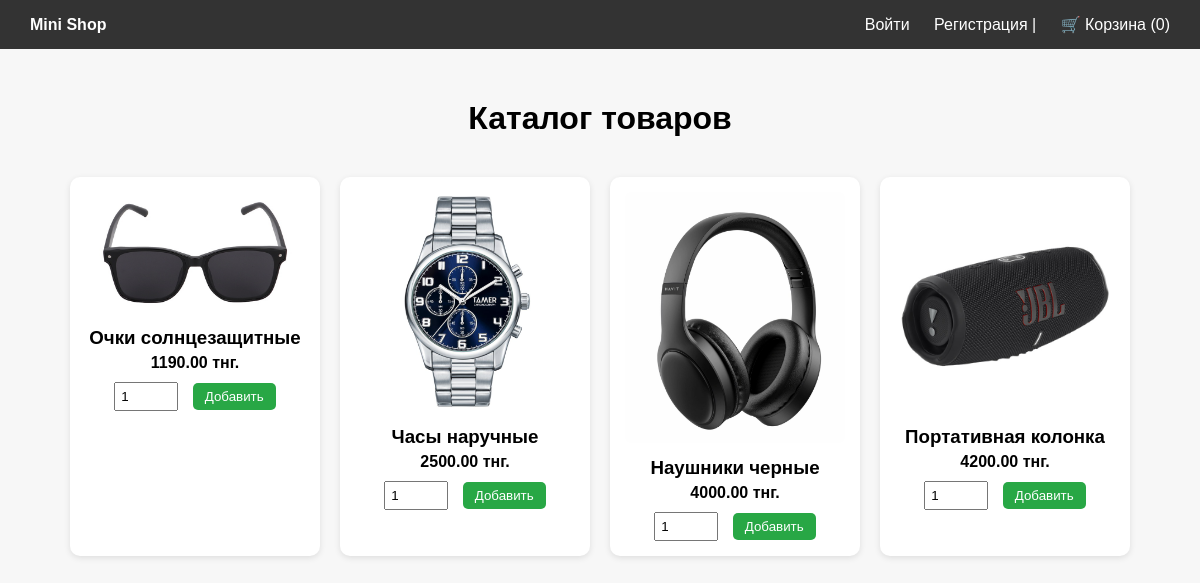
The page / on the database its author committed.
### shop/models.py (models this page shows, shortened)
class Product(models.Model):
    name = models.CharField(max_length=100)
    price = models.DecimalField(max_digits=10, decimal_places=2)
    description = models.TextField()
    image = models.ImageField(upload_to='products/')

### shop/views.py (the view)
# urls.py: path('', views.home, name='home'),
def home(request):
    products = Product.objects.all()  # Берем все товары из базы
    return render(request, 'shop/home.html', {'products': products})

### shop/templates/shop/home.html (shortened to what this page needs)
<!DOCTYPE html>
<html lang="ru">
<head>
</head>
<body>
<header>
    <div><strong>Mini Shop</strong></div>
    <div>
        {% if request.user.is_authenticated %}
            Вы вошли как {{ request.user.username }} |
            <a href="{% url 'profile' %}">Личный кабинет</a>
            {% with request.user.cartitem_set.all as items %}
                {% with items|length as total_items %}
                    | <a href="{% url 'cart' %}">🛒 Корзина ({{ total_items }})</a>
                {% endwith %}
            {% endwith %}
            | <a href="{% url 'logout' %}">Выйти</a>
        {% else %}
            <a href="{% url 'login' %}">Войти</a>
            <a href="{% url 'signup' %}">Регистрация</a>
            {% with request.session.cart|length as cart_count %}
                | <a href="{% url 'cart' %}">🛒 Корзина ({{ cart_count|default:"0" }})</a>
            {% endwith %}
        {% endif %}
    </div>
</header>
<div class="container">
    <h1>Каталог товаров</h1>
    <div class="products">
        {% for product in products %}
            <div class="product">
                <img src="{{ product.image.url }}" alt="{{ product.name }}">
                <h3>{{ product.name }}</h3>
                <p>{{ product.price }} тнг.</p>
                <form action="{% url 'add_to_cart' product.id %}" method="post">
                    <input type="number" name="quantity" value="1" min="1">
                    <button type="submit">Добавить</button>
                </form>
            </div>
        {% endfor %}
    </div>
</div>
</body>
</html>

### shop/templates/shop/home.html (style rules this page uses)
body { font-family: Arial, sans-serif; margin: 0; padding: 0; background: #f7f7f7; }
header { background: #333; color: white; padding: 15px 30px; display: flex; justify-content: space-between; align-items: center; }
header a { color: #fff; text-decoration: none; margin-left: 20px; }
.container { padding: 30px; }
h1 { text-align: center; margin-bottom: 40px; }
.products { display: flex; flex-wrap: wrap; justify-content: center; gap: 20px; }
.product { background: white; border-radius: 10px; padding: 15px; width: 220px; box-shadow: 0 2px 6px rgba(0,0,0,0.1); text-align: center; }
.product img { max-width: 100%; height: auto; border-radius: 8px; }
.product h3 { margin: 10px 0 5px; }
.product p { margin: 5px 0; font-weight: bold; }
.product form { margin-top: 10px; }
.product input[type="number"] { width: 50px; padding: 5px; margin-right: 10px; }
.product button { background-color: #28a745; border: none; color: white; padding: 6px 12px; border-radius: 5px; cursor: pointer; }

### rows shown on the page
Product: image (picture), name "Очки солнцезащитные", price "1190.00"
Product: image (picture), name "Часы наручные", price "2500.00"
Product: image (picture), name "Наушники черные", price "4000.00"
Product: image (picture), name "Портативная колонка", price "4200.00"

### other values the page prints
{{ cart_count|default:"0" }} "0"
